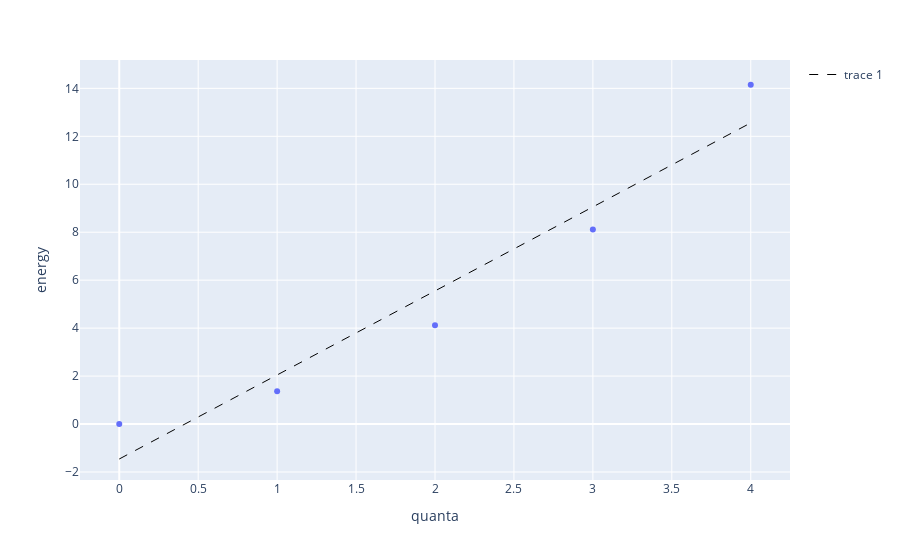

Notebook code for this chart:
### Code cell
test_nucleus = residuals_df.loc[6:10]

fig = px.scatter(test_nucleus, x="quanta", y="energy")
fig.add_scatter(x=test_nucleus["quanta"], 
                y=(test_nucleus["energy_quantum"] * test_nucleus["quanta"] + test_nucleus['zero_point_energy']), 
                mode='lines', line_width=1, line_dash="dash", line_color="black")
fig.show()

### Figure 1 — Plotly figure (JSON) as saved in the notebook; plotly's stock layout.template omitted (floating-point values rounded to 4 significant figures)
{"data": [{"hovertemplate": "quanta=%{x}<br>energy=%{y}<extra></extra>", "legendgroup": "", "marker": {"color": "#636efa", "symbol": "circle"}, "mode": "markers", "name": "", "orientation": "v", "showlegend": false, "type": "scatter", "x": [0, 1, 2, 3, 4], "xaxis": "x", "y": [0, 1.369, 4.123, 8.113, 14.15], "yaxis": "y"}, {"line": {"color": "black", "dash": "dash", "width": 1}, "mode": "lines", "type": "scatter", "x": [0, 1, 2, 3, 4], "y": [-1.458, 2.046, 5.551, 9.055, 12.56]}], "layout": {"legend": {"tracegroupgap": 0}, "margin": {"t": 60}, "xaxis": {"anchor": "y", "domain": [0, 1], "title": {"text": "quanta"}}, "yaxis": {"anchor": "x", "domain": [0, 1], "title": {"text": "energy"}}}}
